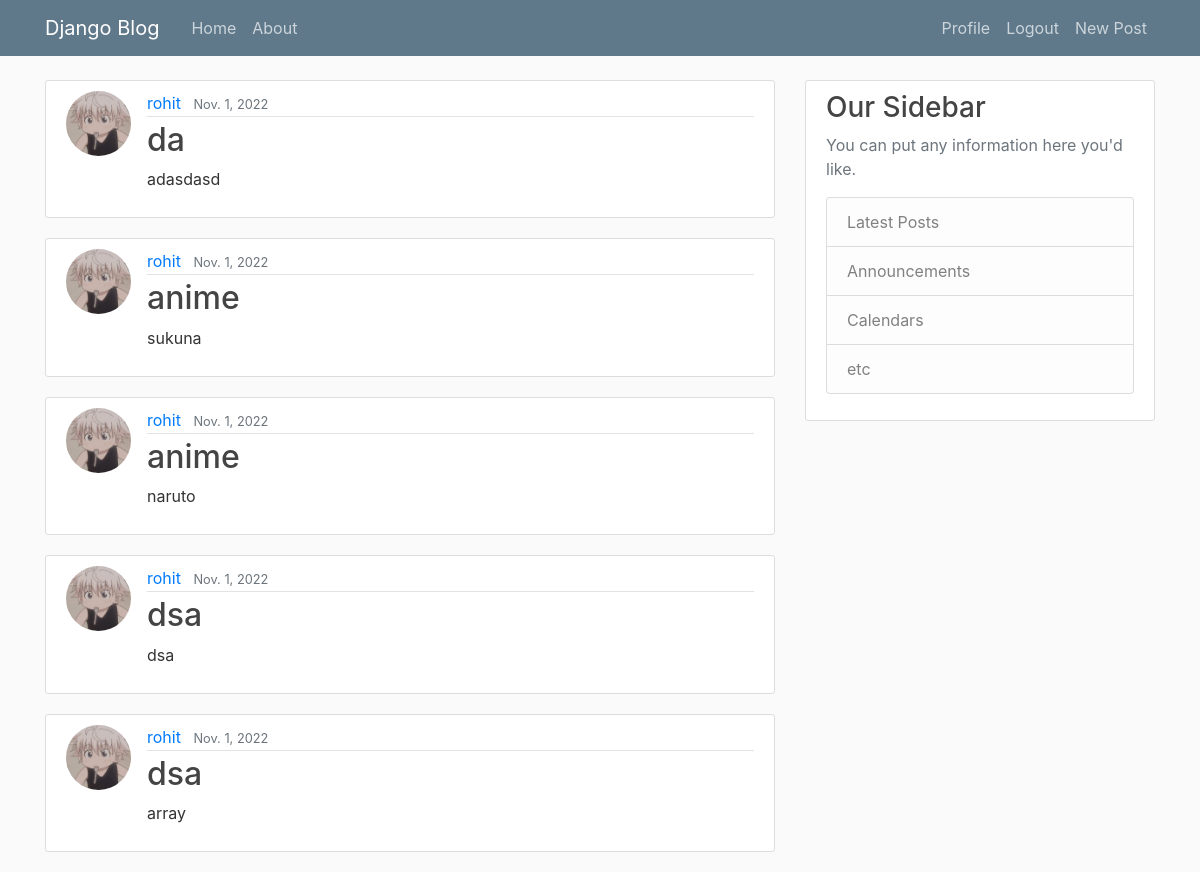
The app's page / (signed in) with its own data.
### bllog/models.py (models this page shows, shortened)
class Post(models.Model):
    title = models.CharField(max_length=100)
    content = models.TextField()
    date_posted = models.DateField(default= timezone.now)
    author = models.ForeignKey( User,on_delete=models.CASCADE)

### Users/models.py (models this page shows, shortened)
class Profile(models.Model):
    user = models.OneToOneField(User,on_delete=models.CASCADE)
    image = models.ImageField(default='default.jpg',upload_to='profile_pics')

### bllog/views.py (the view)
# urls.py: path('',PostListView.as_view(),name = "home"),
class PostListView(ListView):
    model = Post
    template_name = 'bllog/home.html'
    context_object_name = 'posts'
    ordering = ['-date_posted']
    paginate_by = 5

### bllog/templates/bllog/home.html
  {% extends "bllog/base.html" %}
  {% block content %}
    {% for post in posts %}
  <article class="media content-section">
      <img class="rounded-circle article-img" src="{{ post.author.profile.image.url }}">
      <div class="media-body">
          <div class="article-metadata">
              <a class="mr-2" href="#">{{ post.author }}</a>
              <small class="text-muted">{{ post.date_posted }}</small>
          </div>
          <h2><a class="article-title" href="#">{{ post.title }}</a></h2>
          <p class="article-content">{{ post.content }}</p>
      </div>
  </article>
    {% endfor %}
  {% endblock content %}

### bllog/static/bllog/main.css (style rules this page uses)
body { background: #fafafa; color: #333333; margin-top: 5rem; }
h1, h2, h3, h4, h5, h6 { color: #444444; }
.content-section { background: #ffffff; padding: 10px 20px; border: 1px solid #dddddd; border-radius: 3px; margin-bottom: 20px; }
.article-title { color: #444444; }
.article-content { white-space: pre-line; }
.article-img { height: 65px; width: 65px; margin-right: 16px; }
.article-metadata { padding-bottom: 1px; margin-bottom: 4px; border-bottom: 1px solid #e3e3e3 }

### records on screen
Post: author.profile.image (picture), author "rohit", date_posted "Nov. 1, 2022", title "da", content "adasdasd"
Post: author.profile.image (picture), author "rohit", date_posted "Nov. 1, 2022", title "anime", content "sukuna"
Post: author.profile.image (picture), author "rohit", date_posted "Nov. 1, 2022", title "anime", content "naruto"
Post: author.profile.image (picture), author "rohit", date_posted "Nov. 1, 2022", title "dsa", content "dsa"
Post: author.profile.image (picture), author "rohit", date_posted "Nov. 1, 2022", title "dsa", content "array"
